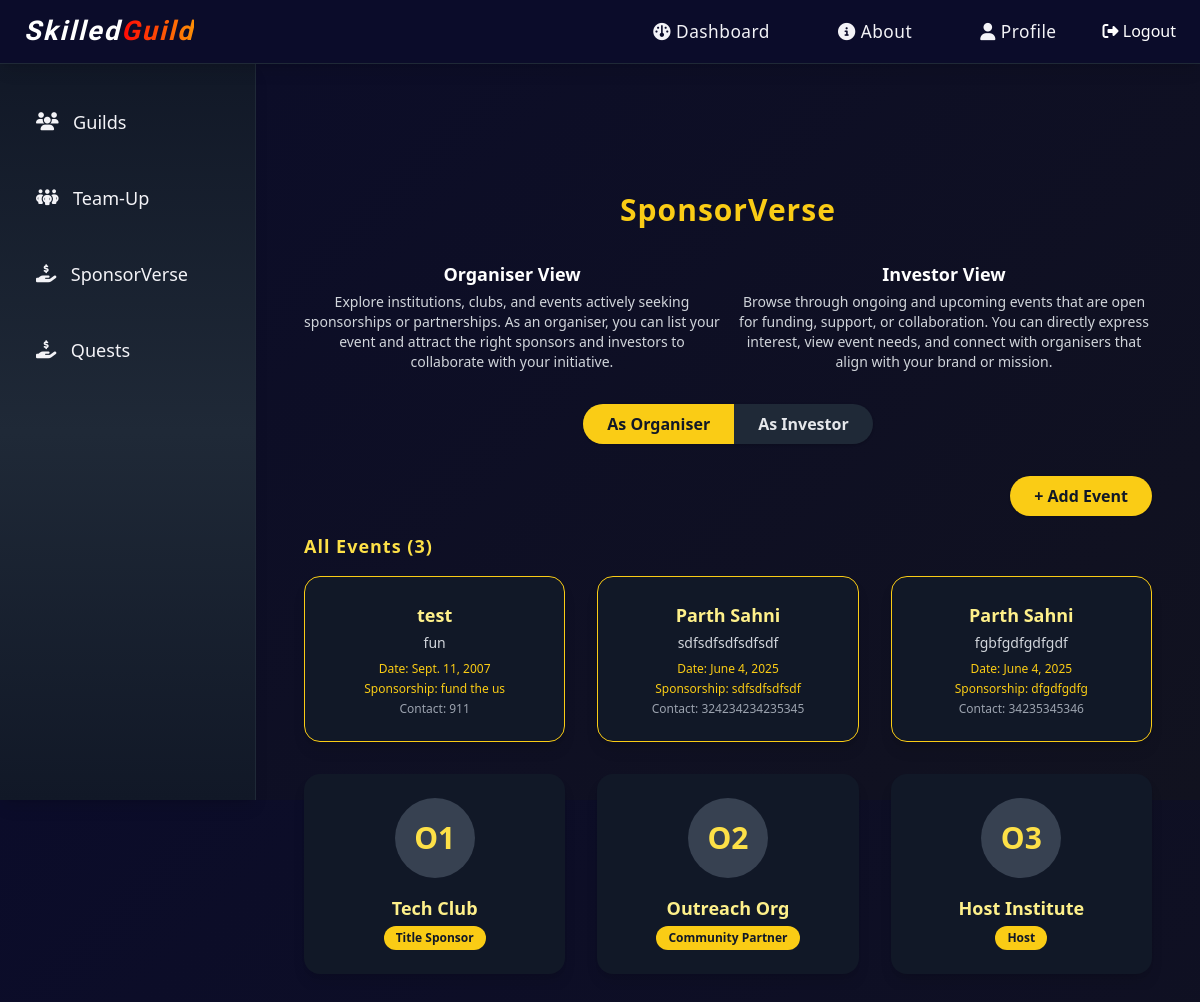
Page /sponsorverse/ (signed in) on the committed database.
### skilledguild/models.py (models this page shows, shortened)
class Event(models.Model):
    organiser = models.ForeignKey(Organiser, on_delete=models.CASCADE, related_name='events', null=True, blank=True)
    name = models.CharField(max_length=200)
    description = models.TextField()
    date = models.DateField()
    sponsorship_goals = models.TextField(help_text='Sponsorship goals or requirements')
    contact_info = models.CharField(max_length=200)
    created_at = models.DateTimeField(auto_now_add=True)

### skilledguild/views.py (the view)
# urls.py: path('sponsorverse/', views.sponsorverse, name='sponsorverse'),
@login_required
def sponsorverse(request):
    organisers = Organiser.objects.all()
    sponsors = Sponsor.objects.all()
    organiser_groups = defaultdict(list)
    for o in organisers:
        organiser_groups[o.category].append(o)
    sponsor_groups = defaultdict(list)
    for s in sponsors:
        sponsor_groups[s.type].append(s)
    if request.method == 'POST' and 'add_event' in request.POST:
        form = EventForm(request.POST)
        print('Event form POST data:', request.POST)  # Debug
        if form.is_valid():
            print('Event form is valid!')  # Debug
            event = form.save(commit=False)
            try:
                organiser = request.user.organiser_profile
            except Exception:
                organiser = None
            event.organiser = organiser  # organiser may be None
            event.save()
            print('Event saved! ID:', event.id)  # Debug
            messages.success(request, 'Event added successfully!')
            return redirect('sponsorverse')
        else:
            print('Event form is NOT valid:', form.errors)  # Debug
    else:
        form = EventForm()
    events = Event.objects.all().order_by('-created_at')
    return render(request, 'skilledguild/sponsorverse.html', {
        'organiser_groups': dict(organiser_groups),
        'sponsor_groups': dict(sponsor_groups),
        'event_form': form,
        'events': events,
    })

### templates/skilledguild/sponsorverse.html (shortened to what this page needs)
{% extends 'base.html' %}
{% load static %}
{% block content %}
<div class="overflow-x-hidden">
  <div class="max-w-screen-xl w-full mx-auto p-4 pt-20 sm:pt-24">
    <h2 class="text-3xl font-bold text-yellow-400 mb-8 text-center">SponsorVerse</h2>
    <div class="flex flex-col sm:flex-row justify-center gap-4 mb-8">
      <div class="flex-1 text-center">
        <div class="text-lg"><span class="font-semibold">Organiser View</span></div>
        <div class="text-gray-300 text-sm mt-1">Explore institutions, clubs, and events actively seeking sponsorships or partnerships. As an organiser, you can list your event and attract the right sponsors and investors to collaborate with your initiative.</div>
      </div>
      <div class="flex-1 text-center">
        <div class="text-lg"><span class="font-semibold">Investor View</span></div>
        <div class="text-gray-300 text-sm mt-1">Browse through ongoing and upcoming events that are open for funding, support, or collaboration. You can directly express interest, view event needs, and connect with organisers that align with your brand or mission.</div>
      </div>
    </div>
    <div class="flex justify-center mb-8">
      <div id="toggle-group" class="inline-flex rounded-full bg-gray-800 shadow">
        <button id="organiser-btn" class="toggle-btn px-6 py-2 font-semibold rounded-l-full focus:outline-none transition-all text-gray-200 bg-yellow-400 text-gray-900" onclick="showSection('organiser')">As Organiser</button>
        <button id="sponsor-btn" class="toggle-btn px-6 py-2 font-semibold rounded-r-full focus:outline-none transition-all text-gray-200 hover:bg-yellow-300" onclick="showSection('sponsor')">As Investor</button>
      </div>
    </div>
    <div id="organiser-section">
      <div class="flex justify-end mb-4">
        <button onclick="document.getElementById('addEventModal').style.display='block'" class="bg-yellow-400 hover:bg-yellow-500 text-gray-900 font-bold py-2 px-6 rounded-full shadow transition-all">+ Add Event</button>
      </div>
      <div class="mb-8">
        <h4 class="text-lg font-bold text-yellow-300 mb-4">All Events ({{ events|length }})</h4>
        <div class="grid grid-cols-1 sm:grid-cols-2 md:grid-cols-3 gap-8 justify-items-center w-full">
          {% for event in events %}
          <div class="bg-gray-900 rounded-2xl shadow-lg p-6 flex flex-col items-center w-full max-w-xs border border-yellow-400">
            <div class="text-lg font-bold text-yellow-200 mb-1">{{ event.name }}</div>
            <div class="text-gray-300 text-sm mb-2">{{ event.description }}</div>
            <div class="text-xs text-yellow-400 mb-1">Date: {{ event.date }}</div>
            <div class="text-xs text-yellow-400 mb-1">Sponsorship: {{ event.sponsorship_goals }}</div>
            <div class="text-xs text-gray-400">Contact: {{ event.contact_info }}</div>
          </div>
          {% empty %}
          <div class="text-gray-400 col-span-3">No events yet.</div>
          {% endfor %}
        </div>
      </div>
      <div class="grid grid-cols-1 sm:grid-cols-2 md:grid-cols-3 gap-8 justify-items-center w-full">
        <div class="bg-gray-900 rounded-2xl shadow-lg p-6 flex flex-col items-center w-full max-w-xs">
          <div class="h-20 w-20 bg-gray-700 rounded-full flex items-center justify-center mb-4">
            <span class="text-3xl text-yellow-300 font-bold">O1</span>
          </div>
          <div class="text-lg font-bold text-yellow-200 mb-1">Tech Club</div>
          <div class="text-xs bg-yellow-400 text-gray-900 px-3 py-1 rounded-full font-semibold">Title Sponsor</div>
        </div>
        <div class="bg-gray-900 rounded-2xl shadow-lg p-6 flex flex-col items-center w-full max-w-xs">
          <div class="h-20 w-20 bg-gray-700 rounded-full flex items-center justify-center mb-4">
            <span class="text-3xl text-yellow-300 font-bold">O2</span>
          </div>
          <div class="text-lg font-bold text-yellow-200 mb-1">Outreach Org</div>
          <div class="text-xs bg-yellow-400 text-gray-900 px-3 py-1 rounded-full font-semibold">Community Partner</div>
        </div>
        <div class="bg-gray-900 rounded-2xl shadow-lg p-6 flex flex-col items-center w-full max-w-xs">
          <div class="h-20 w-20 bg-gray-700 rounded-full flex items-center justify-center mb-4">
            <span class="text-3xl text-yellow-300 font-bold">O3</span>
          </div>
          <div class="text-lg font-bold text-yellow-200 mb-1">Host Institute</div>
          <div class="text-xs bg-yellow-400 text-gray-900 px-3 py-1 rounded-full font-semibold">Host</div>
        </div>
      </div>
    </div>
  </div>
</div>
{% endblock %}

### static/skilledguild/dashboard.css (style rules this page uses)
body { margin: 0; font-family: 'Segoe UI', Arial, sans-serif; background: linear-gradient(135deg, #0b0c2a 0%, #11121f 100%); color: #f3f3f7; min-height: 100vh; }
h1, h2, h3, h4, h5, h6 { color: #fff; font-weight: 700; margin-bottom: 1.2rem; letter-spacing: 1px; }

### rows in the picture
Event: name "test", description "fun", date "Sept. 11, 2007", sponsorship_goals "fund the us", contact_info "911"
Event: name "Parth Sahni", description "sdfsdfsdfsdfsdf", date "June 4, 2025", sponsorship_goals "sdfsdfsdfsdf", contact_info "324234234235345"
Event: name "Parth Sahni", description "fgbfgdfgdfgdf", date "June 4, 2025", sponsorship_goals "dfgdfgdfg", contact_info "34235345346"

### other values in the picture
{{ events|length }} "3"
